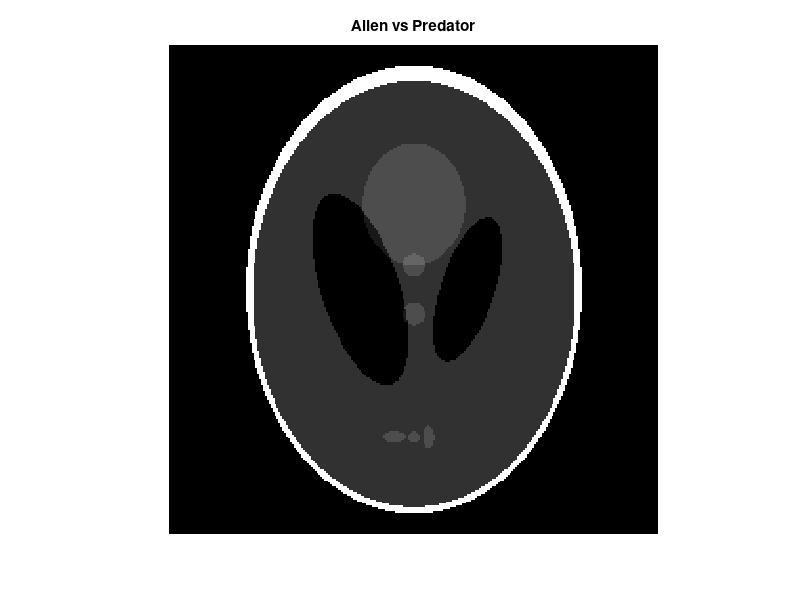

MATLAB code to generate this figure: (Note: this script raises an error after producing the figure.)
%Author: Stefano "grog" Ghio, Michele Bozzano, Bruno Mazzarello
%Released under CreativeCommons and GPLv2 licenses

%EM - Expectation Maximization
%Formula is:
%f_k+1 = (f_k / alpha) (At (g / (A f_k)))
%f_k is solution at k-th iteration, at first iteration it is our guess
%g is image sinogram
%A f_k is Radon transform of f_k
%At is inverse Radon of its argument
%alpha is inverse Radon of a sinogram with all values 1 which represents our scanning machine

%clear matlab environment
clear; close all;
N = 256;
theta=0:135; %limited projection angle 90 degrees instead of 180
F=phantom(N); %create test phantom 64x64 pixels aka alien
figure, imshow(F,[]),title('Alien vs Predator'); %show alien
S1 = sum(sum(F));%calculate pixels sum on F
R = radon(F,theta); %apply Radon aka scan the alien to create a sinogram
% figure, imagesc(R),title('Sinoalien');%show sinogram
%set all values <0 to 0
index=R<0;
R(index)=0;
n = 2000;%iterations
Fk=ones(N);%our initial guess
%create alpha aka pixels sum of the projection matrix (our scanning machine)
% sinogramma1=ones(N,length(theta));
sinogramma1=ones(round(sqrt(2)*(N+1))+3,length(theta));
alpha=iradon(sinogramma1, theta,'linear', 'none', 1,N);
%calculate relative error
relerrfact=sum(sum(F.^2));
wb = MyWaitbar(0,'EM Reconstruction');
for  k=1:n
     Afk = radon(Fk,theta);%create sinogram from current step solution
     %calculate g / A f_k=Noised./(A f_k+eps); aka initial sinogram / current step sinogram
     %eps is matlab thing to prevent 0 division
     GsuAFK=R./(Afk+eps);
     retro=iradon(GsuAFK, theta, 'linear', 'none', 1,N);%At (g / (A f_k))
     %multiply current step with previous step result and divide for alpha updating f_k
     ratio=Fk./alpha;
     Fk=ratio.*retro;
     %normalize
     St = sum(sum(Fk));
     Fk = (Fk/St)*S1;
	 %calculate step improvement
     Arrerr(k) = sum(sum((F - Fk).^2))/relerrfact;
	 %stop when there is no more improvement
     if((k>2) &&(Arrerr(k)>Arrerr(k-1)))
        break;
     end
     MyWaitbar(k/n);
end
close(wb);
% figure, imagesc(Fk),title('Fk');%show reconstructed alien
% figure, plot(Arrerr),title('Arrerr');%show error improvement over all iterations

%compare our result with the one we would have had using the FBP - Filtered Back Projection
% easy=iradon(R,theta, 'Shepp-Logan',1,N);
% figure, imagesc(easy),title('FBP');

%calculate error between EM and FBP - with limited image size and projection degree FBP is bad!
% FBPerr=sum(sum((F - easy).^2))/relerrfact;

%% Measuring results

PSNR_EM  = psnr(Fk,F);
PSNR_FBP = psnr(easy,F);

%% Plotting

figure;
subplot(221);imagesc(F);title('Ground Truth');
subplot(222);imagesc(easy);title(['FBP Reconstruction ',num2str(PSNR_FBP)]);
subplot(223);imagesc(Fk);title(['EM Reconstruction ',num2str(PSNR_EM)]);
subplot(224);plot(Arrerr);title('Solution Convergence');
